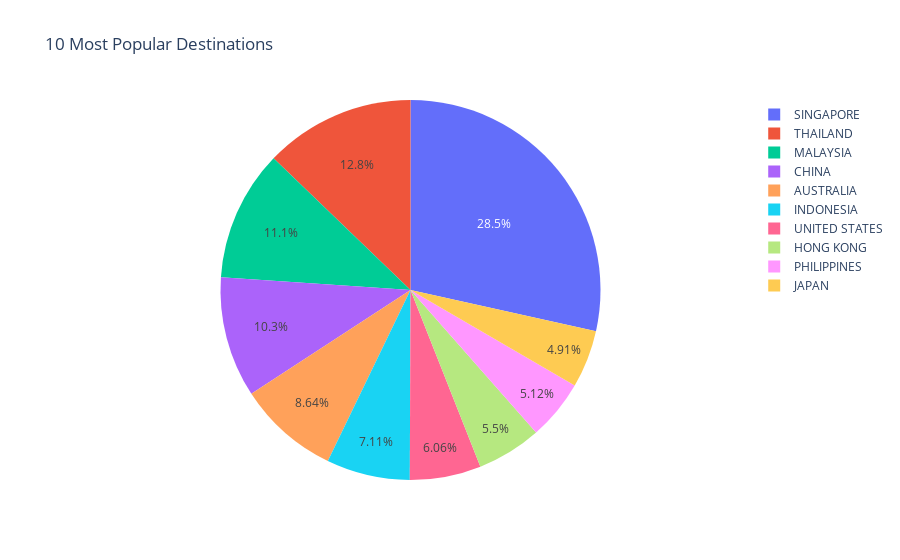

Here is the notebook cell this chart was saved with:
### Code cell
dest = dfClaim.groupby(by=['Destination']).size().reset_index(name='counts')
top_destinations = dest.nlargest(10, 'counts')
top_destinations['DestinationNew'] = np.where(top_destinations['counts'] > 1090, top_destinations['Destination'], 'Others')

fig = px.pie(top_destinations, values='counts', names='Destination', title='10 Most Popular Destinations')
fig.show()

### Figure 1 — Plotly figure (JSON) as saved in the notebook; plotly's stock layout.template omitted (floating-point values rounded to 4 significant figures)
{"data": [{"domain": {"x": [0, 1], "y": [0, 1]}, "hovertemplate": "Destination=%{label}<br>counts=%{value}<extra></extra>", "labels": ["SINGAPORE", "THAILAND", "MALAYSIA", "CHINA", "AUSTRALIA", "INDONESIA", "UNITED STATES", "HONG KONG", "PHILIPPINES", "JAPAN"], "legendgroup": "", "name": "", "showlegend": true, "type": "pie", "values": [8084, 3636, 3155, 2916, 2452, 2017, 1719, 1560, 1453, 1393]}], "layout": {"legend": {"tracegroupgap": 0}, "title": {"text": "10 Most Popular Destinations"}}}
